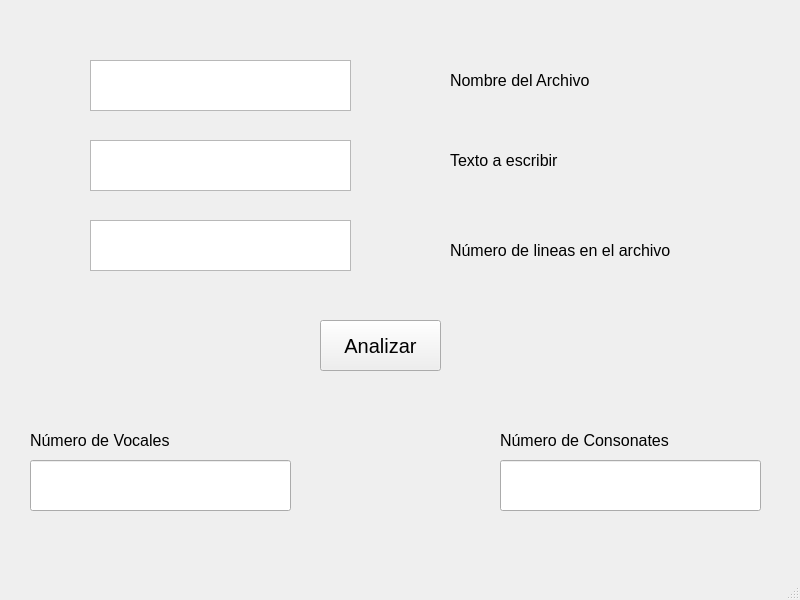
<?xml version="1.0" encoding="UTF-8"?>
<ui version="4.0">
 <class>MainWindow</class>
 <widget class="QMainWindow" name="MainWindow">
  <property name="geometry">
   <rect>
    <x>0</x>
    <y>0</y>
    <width>800</width>
    <height>600</height>
   </rect>
  </property>
  <property name="windowTitle">
   <string>MainWindow</string>
  </property>
  <widget class="QWidget" name="centralwidget">
   <widget class="QPushButton" name="btn_analizar">
    <property name="geometry">
     <rect>
      <x>320</x>
      <y>320</y>
      <width>121</width>
      <height>51</height>
     </rect>
    </property>
    <property name="font">
     <font>
      <pointsize>15</pointsize>
     </font>
    </property>
    <property name="text">
     <string>Analizar</string>
    </property>
   </widget>
   <widget class="QLabel" name="lb_archivo">
    <property name="geometry">
     <rect>
      <x>450</x>
      <y>60</y>
      <width>181</width>
      <height>41</height>
     </rect>
    </property>
    <property name="font">
     <font>
      <pointsize>12</pointsize>
     </font>
    </property>
    <property name="text">
     <string>Nombre del Archivo</string>
    </property>
   </widget>
   <widget class="QLabel" name="lb_texto">
    <property name="geometry">
     <rect>
      <x>450</x>
      <y>140</y>
      <width>181</width>
      <height>41</height>
     </rect>
    </property>
    <property name="font">
     <font>
      <pointsize>12</pointsize>
     </font>
    </property>
    <property name="text">
     <string>Texto a escribir</string>
    </property>
   </widget>
   <widget class="QLabel" name="lb_nlineas">
    <property name="geometry">
     <rect>
      <x>450</x>
      <y>230</y>
      <width>281</width>
      <height>41</height>
     </rect>
    </property>
    <property name="font">
     <font>
      <pointsize>12</pointsize>
     </font>
    </property>
    <property name="text">
     <string>Número de lineas en el archivo</string>
    </property>
   </widget>
   <widget class="QLabel" name="lb_vocales">
    <property name="geometry">
     <rect>
      <x>30</x>
      <y>420</y>
      <width>261</width>
      <height>41</height>
     </rect>
    </property>
    <property name="font">
     <font>
      <pointsize>12</pointsize>
     </font>
    </property>
    <property name="text">
     <string>Número de Vocales</string>
    </property>
   </widget>
   <widget class="QLabel" name="lb_consonantes">
    <property name="geometry">
     <rect>
      <x>500</x>
      <y>420</y>
      <width>261</width>
      <height>41</height>
     </rect>
    </property>
    <property name="font">
     <font>
      <pointsize>12</pointsize>
     </font>
    </property>
    <property name="text">
     <string>Número de Consonates</string>
    </property>
   </widget>
   <widget class="QLineEdit" name="show_consonantes">
    <property name="geometry">
     <rect>
      <x>500</x>
      <y>460</y>
      <width>261</width>
      <height>51</height>
     </rect>
    </property>
   </widget>
   <widget class="QLineEdit" name="show_vocales">
    <property name="geometry">
     <rect>
      <x>30</x>
      <y>460</y>
      <width>261</width>
      <height>51</height>
     </rect>
    </property>
   </widget>
   <widget class="QTextEdit" name="tx_texto">
    <property name="geometry">
     <rect>
      <x>90</x>
      <y>140</y>
      <width>261</width>
      <height>51</height>
     </rect>
    </property>
   </widget>
   <widget class="QTextEdit" name="tx_lineas">
    <property name="geometry">
     <rect>
      <x>90</x>
      <y>220</y>
      <width>261</width>
      <height>51</height>
     </rect>
    </property>
   </widget>
   <widget class="QTextEdit" name="tx_archivo">
    <property name="geometry">
     <rect>
      <x>90</x>
      <y>60</y>
      <width>261</width>
      <height>51</height>
     </rect>
    </property>
   </widget>
  </widget>
  <widget class="QMenuBar" name="menubar">
   <property name="geometry">
    <rect>
     <x>0</x>
     <y>0</y>
     <width>800</width>
     <height>26</height>
    </rect>
   </property>
  </widget>
  <widget class="QStatusBar" name="statusbar"/>
 </widget>
 <resources/>
 <connections/>
</ui>
